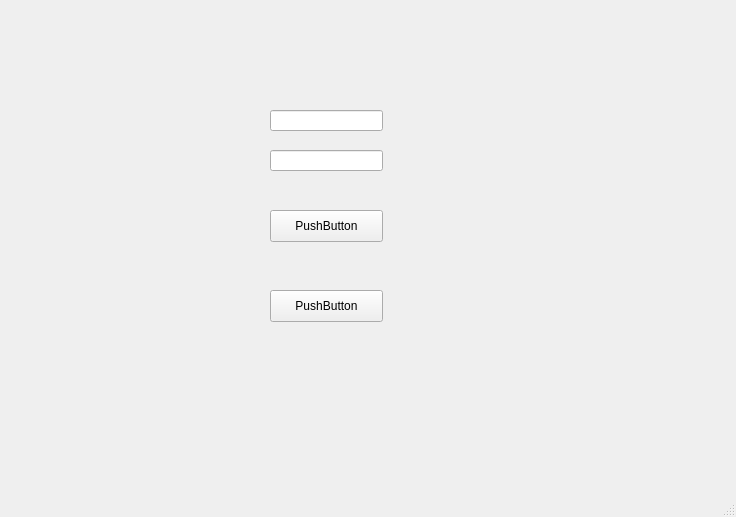
<?xml version="1.0" encoding="UTF-8"?>
<ui version="4.0">
 <class>MainWindow</class>
 <widget class="QMainWindow" name="MainWindow">
  <property name="geometry">
   <rect>
    <x>0</x>
    <y>0</y>
    <width>736</width>
    <height>517</height>
   </rect>
  </property>
  <property name="windowTitle">
   <string>MainWindow</string>
  </property>
  <widget class="QWidget" name="centralwidget">
   <widget class="QPushButton" name="pushButton">
    <property name="geometry">
     <rect>
      <x>270</x>
      <y>290</y>
      <width>113</width>
      <height>32</height>
     </rect>
    </property>
    <property name="text">
     <string>PushButton</string>
    </property>
   </widget>
   <widget class="QLineEdit" name="name">
    <property name="geometry">
     <rect>
      <x>270</x>
      <y>110</y>
      <width>113</width>
      <height>21</height>
     </rect>
    </property>
    <property name="text">
     <string/>
    </property>
   </widget>
   <widget class="QLineEdit" name="yakinlik">
    <property name="geometry">
     <rect>
      <x>270</x>
      <y>150</y>
      <width>113</width>
      <height>21</height>
     </rect>
    </property>
    <property name="text">
     <string/>
    </property>
   </widget>
   <widget class="QPushButton" name="imageselect">
    <property name="geometry">
     <rect>
      <x>270</x>
      <y>210</y>
      <width>113</width>
      <height>32</height>
     </rect>
    </property>
    <property name="text">
     <string>PushButton</string>
    </property>
   </widget>
  </widget>
  <widget class="QMenuBar" name="menubar">
   <property name="geometry">
    <rect>
     <x>0</x>
     <y>0</y>
     <width>736</width>
     <height>24</height>
    </rect>
   </property>
  </widget>
  <widget class="QStatusBar" name="statusbar"/>
 </widget>
 <resources/>
 <connections/>
</ui>
